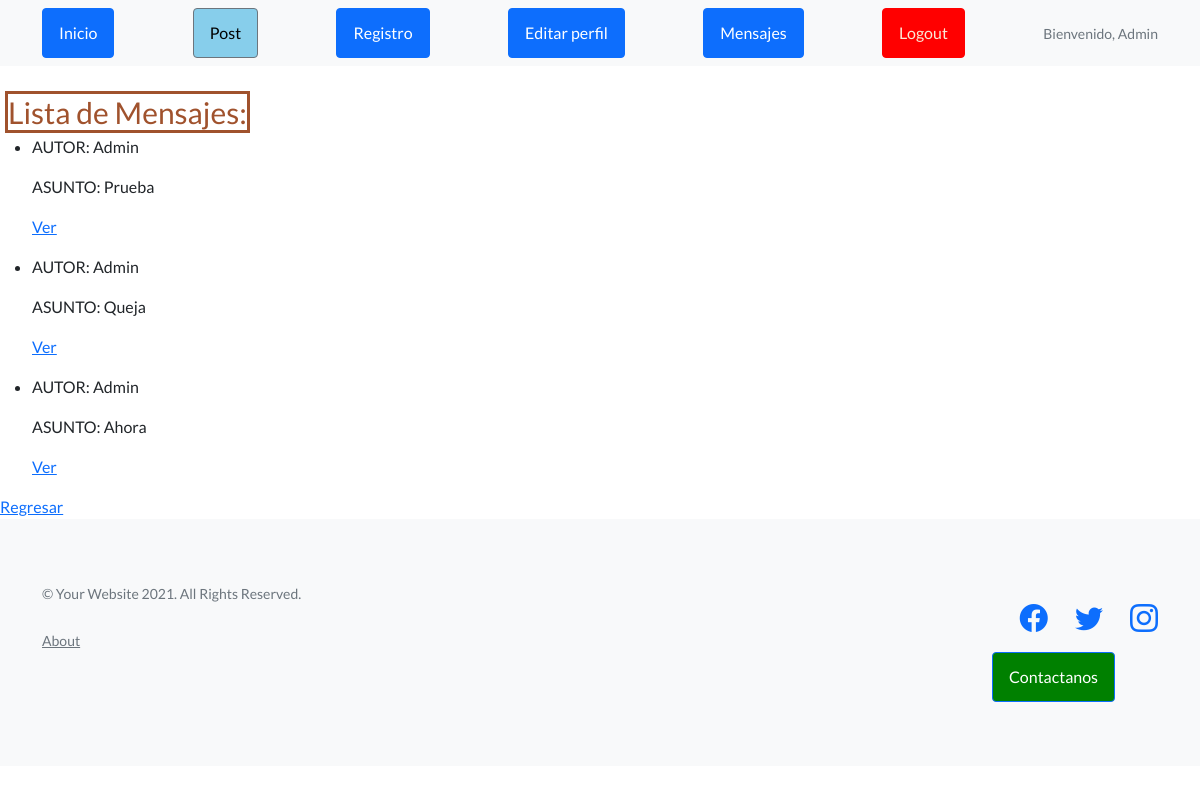
/AppHome/ListaMensajes/ (signed in), run on the app's committed database.
### AppHome/models.py (models this page shows, shortened)
class Mensajeria(models.Model):
    Fecha = models.DateTimeField(auto_now_add=True)
    Autor = models.ForeignKey(User, on_delete=models.CASCADE)
    Asunto = models.CharField(max_length=60)
    Mensaje = RichTextField()

### AppHome/views.py (the view)
# urls.py: path('ListaMensajes/', views.MensajeList.as_view(), name = 'ListaMensajes'),
class MensajeList(ListView):
    model = Mensajeria
    template_name = "AppHome/ListaMensajes.html"

### AppHome/templates/AppHome/ListaMensajes.html
{% extends 'AppHome/padre.html' %}
{% load static %}
{% block contenidopost %}
<br>
    <span style="color:sienna;border-image: initial; border: 3px solid sienna; font-size: 30px; margin-left: 5px;">Lista de Mensajes: </span>
    <ul>
        {% for mensaje in object_list %}
            <li>
                <p>AUTOR: {{ mensaje.Autor }} </p>
                <P>ASUNTO: {{ mensaje.Asunto }} </P>
                <p>
                    <a href="{% url 'DetalleMensajes' mensaje.id %}">Ver</a>
                </p>
            </li>
        {% endfor %}
    </ul>
    <a href="{% url 'Mensajes' %}">Regresar</a>
{% endblock contenidopost %}

### AppHome/templates/AppHome/padre.html (shortened to what this page needs)
<!DOCTYPE html>
<html lang="en">
    <head>
        {% load static %}
        <link href="https://cdn.jsdelivr.net/npm/bootstrap-icons@1.5.0/font/bootstrap-icons.css" rel="stylesheet" type="text/css" />
        <link href="{% static 'AppHome/css/styles.css' %}" rel="stylesheet" />
    </head>
    <body>
        <nav class="navbar navbar-light bg-light static-top">
            <div class="container">
                <a class="btn btn-primary" href="{% url 'inicio' %}">Inicio</a>
                <a class="btn btn-secondary" style="background-color: skyblue; color: black;" href="{% url 'post' %}">Post</a>
                <a class="btn btn-primary" href="{% url 'Register' %}">Registro</a>
                <a class="btn btn-primary" href="{% url 'EditarPerfil' %}">Editar perfil</a>
                <a class="btn btn-primary" href="{% url 'Mensajes' %}">Mensajes</a>
                <a class="btn btn-primary" style="color: antiquewhite; background-color: red; border-color: red;" href="{% url 'Logout' %}">Logout</a>
                {% if request.user.is_authenticated %}
                <p class="text-muted small mb-4 mb-lg-0">Bienvenido, {{user.username}}</p>
                {% endif %}
            </div>
        </nav>
        {% block contenidopost %}{% endblock contenidopost %}
        <footer class="footer bg-light">
            <div class="container">
                <div class="row">
                    <div class="col-lg-6 h-100 text-center text-lg-start my-auto">
                        <p class="text-muted small mb-4 mb-lg-0">&copy; Your Website 2021. All Rights Reserved.</p>
                        <br>
                        <a class="text-muted small mb-4 mb-lg-0" href="{% url 'informacion' %}">About</a>
                    </div>
                    <div class="col-lg-6 h-100 text-center text-lg-end my-auto">
                        <ul class="list-inline mb-0">
                            <li class="list-inline-item me-4">
                                <a href="https://www.google.com/url?sa=t&rct=j&q=&esrc=s&source=web&cd=&cad=rja&uact=8&ved=2ahUKEwjd6-nJjbL1AhVBp5UCHQbRAlMQFnoECAsQAQ&url=https%3A%2F%2Fes-la.facebook.com%2F&usg=AOvVaw2k8t17LRAG2cEJiOAR1RcZ"><i class="bi-facebook fs-3"></i></a>
                            </li>
                            <li class="list-inline-item me-4">
                                <a href="#!"><i class="bi-twitter fs-3"></i></a>
                            </li>
                            <li class="list-inline-item">
                                <a href="#!"><i class="bi-instagram fs-3"></i></a>
                            </li>
                        </ul>
                    </div>
                </div>
            </div>
            <div style="text-align: right; margin-right: 85px;">
                <a class="btn btn-primary" style="background-color: green; color: white;" href="{% url 'EnviarMensaje' %}">Contactanos</a>
            </div>
        </footer>
    </body>
</html>

### data on the page
Mensajeria: Autor "Admin", Asunto "Prueba"
Mensajeria: Autor "Admin", Asunto "Queja"
Mensajeria: Autor "Admin", Asunto "Ahora"

### other printed values
{{ user.username }} "Admin"
